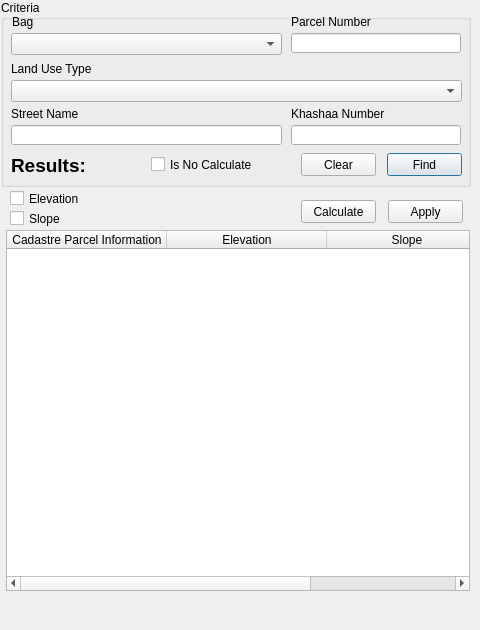
      <widget class="QWidget" name="tab_9">
       <attribute name="title">
        <string>Ө/Н-н анализ</string>
       </attribute>
       <widget class="QCheckBox" name="is_elevation_chbox">
        <property name="geometry">
         <rect>
          <x>10</x>
          <y>190</y>
          <width>131</width>
          <height>17</height>
         </rect>
        </property>
        <property name="text">
         <string>Elevation</string>
        </property>
       </widget>
       <widget class="QCheckBox" name="is_slope_chbox">
        <property name="geometry">
         <rect>
          <x>10</x>
          <y>210</y>
          <width>151</width>
          <height>17</height>
         </rect>
        </property>
        <property name="text">
         <string>Slope</string>
        </property>
       </widget>
       <widget class="QTableWidget" name="cadastre_current_twidget">
        <property name="geometry">
         <rect>
          <x>6</x>
          <y>230</y>
          <width>464</width>
          <height>361</height>
         </rect>
        </property>
        <property name="sortingEnabled">
         <bool>true</bool>
        </property>
        <attribute name="horizontalHeaderDefaultSectionSize">
         <number>160</number>
        </attribute>
        <attribute name="horizontalHeaderMinimumSectionSize">
         <number>35</number>
        </attribute>
        <attribute name="verticalHeaderDefaultSectionSize">
         <number>30</number>
        </attribute>
        <attribute name="verticalHeaderMinimumSectionSize">
         <number>19</number>
        </attribute>
        <column>
         <property name="text">
          <string>Cadastre Parcel Information</string>
         </property>
        </column>
        <column>
         <property name="text">
          <string>Elevation</string>
         </property>
        </column>
        <column>
         <property name="text">
          <string>Slope</string>
         </property>
        </column>
       </widget>
       <widget class="QGroupBox" name="groupBox_9">
        <property name="geometry">
         <rect>
          <x>1</x>
          <y>0</y>
          <width>470</width>
          <height>187</height>
         </rect>
        </property>
        <property name="title">
         <string>Criteria</string>
        </property>
        <widget class="QLabel" name="parcel_results_label">
         <property name="geometry">
          <rect>
           <x>10</x>
           <y>155</y>
           <width>131</width>
           <height>20</height>
          </rect>
         </property>
         <property name="font">
          <font>
           <family>Lucida Grande</family>
           <pointsize>14</pointsize>
           <weight>75</weight>
           <bold>true</bold>
          </font>
         </property>
         <property name="text">
          <string>Results:</string>
         </property>
         <property name="alignment">
          <set>Qt::AlignLeading|Qt::AlignLeft|Qt::AlignVCenter</set>
         </property>
        </widget>
        <widget class="QLineEdit" name="parcel_khashaa_edit">
         <property name="geometry">
          <rect>
           <x>290</x>
           <y>125</y>
           <width>170</width>
           <height>20</height>
          </rect>
         </property>
        </widget>
        <widget class="QComboBox" name="land_use_type_cbox">
         <property name="geometry">
          <rect>
           <x>10</x>
           <y>80</y>
           <width>451</width>
           <height>22</height>
          </rect>
         </property>
        </widget>
        <widget class="QLabel" name="label_34">
         <property name="geometry">
          <rect>
           <x>10</x>
           <y>60</y>
           <width>170</width>
           <height>17</height>
          </rect>
         </property>
         <property name="text">
          <string>Land Use Type</string>
         </property>
        </widget>
        <widget class="QLineEdit" name="parcel_num_edit">
         <property name="geometry">
          <rect>
           <x>290</x>
           <y>33</y>
           <width>170</width>
           <height>20</height>
          </rect>
         </property>
        </widget>
        <widget class="QLineEdit" name="parcel_streetname_edit">
         <property name="geometry">
          <rect>
           <x>10</x>
           <y>125</y>
           <width>271</width>
           <height>20</height>
          </rect>
         </property>
        </widget>
        <widget class="QComboBox" name="bag_cbox">
         <property name="geometry">
          <rect>
           <x>10</x>
           <y>33</y>
           <width>271</width>
           <height>22</height>
          </rect>
         </property>
        </widget>
        <widget class="QLabel" name="label_83">
         <property name="geometry">
          <rect>
           <x>10</x>
           <y>105</y>
           <width>170</width>
           <height>17</height>
          </rect>
         </property>
         <property name="text">
          <string>Street Name</string>
         </property>
        </widget>
        <widget class="QLabel" name="label_35">
         <property name="geometry">
          <rect>
           <x>11</x>
           <y>13</y>
           <width>170</width>
           <height>17</height>
          </rect>
         </property>
         <property name="text">
          <string>Bag</string>
         </property>
        </widget>
        <widget class="QLabel" name="label_84">
         <property name="geometry">
          <rect>
           <x>290</x>
           <y>105</y>
           <width>161</width>
           <height>17</height>
          </rect>
         </property>
         <property name="text">
          <string>Khashaa Number</string>
         </property>
        </widget>
        <widget class="QLabel" name="label_33">
         <property name="geometry">
          <rect>
           <x>290</x>
           <y>13</y>
           <width>170</width>
           <height>17</height>
          </rect>
         </property>
         <property name="text">
          <string>Parcel Number</string>
         </property>
        </widget>
        <widget class="QPushButton" name="parcel_find_button">
         <property name="geometry">
          <rect>
           <x>386</x>
           <y>153</y>
           <width>75</width>
           <height>23</height>
          </rect>
         </property>
         <property name="text">
          <string>Find</string>
         </property>
         <property name="default">
          <bool>true</bool>
         </property>
        </widget>
        <widget class="QPushButton" name="parcel_clear_button">
         <property name="geometry">
          <rect>
           <x>300</x>
           <y>153</y>
           <width>75</width>
           <height>23</height>
          </rect>
         </property>
         <property name="text">
          <string>Clear</string>
         </property>
        </widget>
        <widget class="QCheckBox" name="is_no_calculate_chbox">
         <property name="geometry">
          <rect>
           <x>150</x>
           <y>156</y>
           <width>141</width>
           <height>17</height>
          </rect>
         </property>
         <property name="text">
          <string>Is No Calculate</string>
         </property>
        </widget>
       </widget>
       <widget class="QPushButton" name="slope_calculate_button">
        <property name="geometry">
         <rect>
          <x>301</x>
          <y>200</y>
          <width>75</width>
          <height>23</height>
         </rect>
        </property>
        <property name="text">
         <string>Calculate</string>
        </property>
       </widget>
       <widget class="QLabel" name="error_label">
        <property name="geometry">
         <rect>
          <x>10</x>
          <y>600</y>
          <width>374</width>
          <height>21</height>
         </rect>
        </property>
        <property name="font">
         <font>
          <family>Helvetica</family>
          <pointsize>14</pointsize>
          <weight>75</weight>
          <bold>true</bold>
         </font>
        </property>
        <property name="styleSheet">
         <string notr="true">QLabel {color : red;}
font: 75 14pt &quot;Helvetica&quot;;</string>
        </property>
        <property name="text">
         <string/>
        </property>
        <property name="wordWrap">
         <bool>true</bool>
        </property>
       </widget>
       <widget class="QPushButton" name="slope_apply_button">
        <property name="geometry">
         <rect>
          <x>388</x>
          <y>200</y>
          <width>75</width>
          <height>23</height>
         </rect>
        </property>
        <property name="text">
         <string>Apply</string>
        </property>
       </widget>
      </widget>
